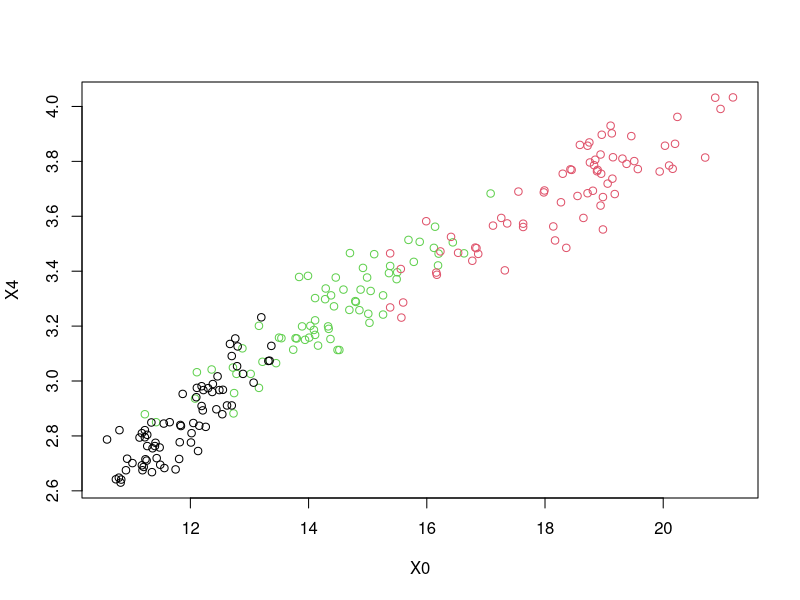
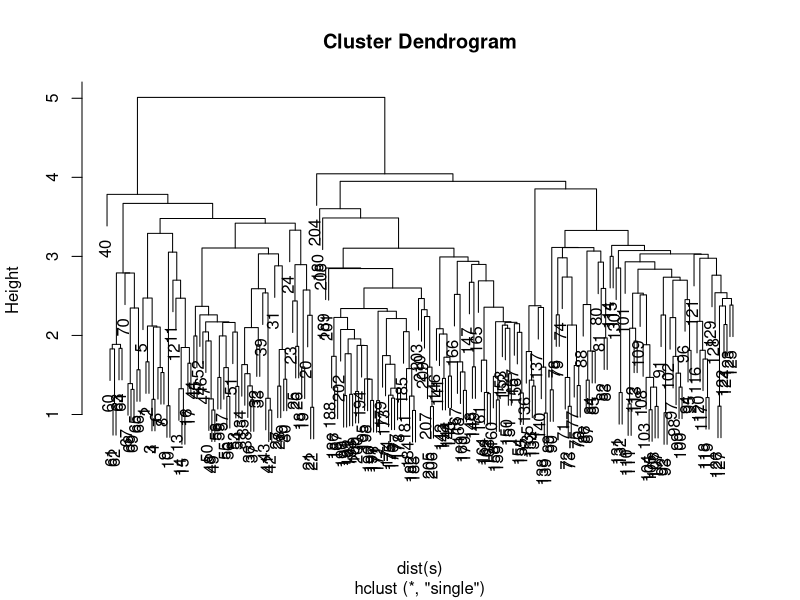
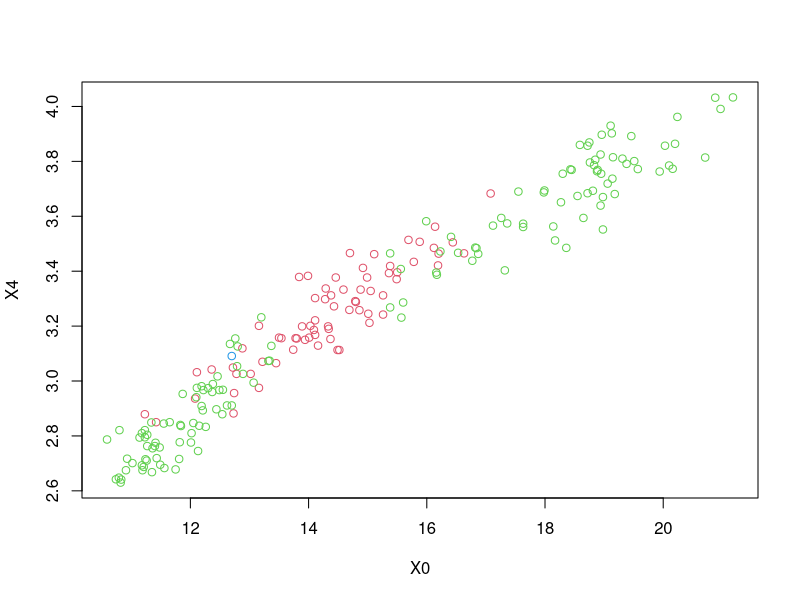
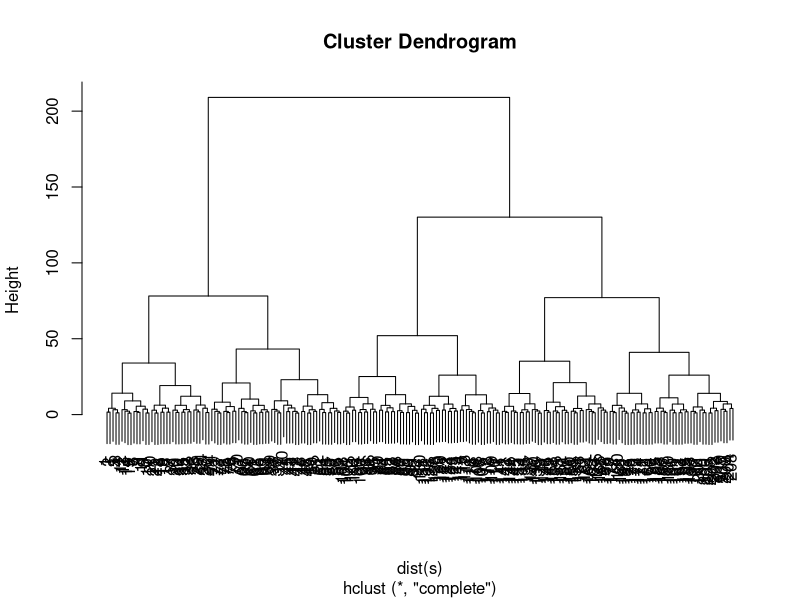

These figures' R source, in order:
## ---- chunk 1
set.seed(2017)

s <- read.csv("SeedData.csv")
attach(s)

km.out <- kmeans(s,3,nstart=20)

plot(X4~X0,col=km.out$cluster)

# par(mfrow=c(1,2))
# plot(s, col=(km.out$cluster + 1), pch=20,cex=2)
## ---- chunk 2
cl_sing <- hclust(dist(s),method="single")
plot(cl_sing)
## ---- chunk 3
three <- cutree(cl_sing,3)
## ---- chunk 4
plot(X4~X0,col=three+1)
## ---- chunk 5
cl_sing <- hclust(dist(s),method="complete")
plot(cl_sing)
